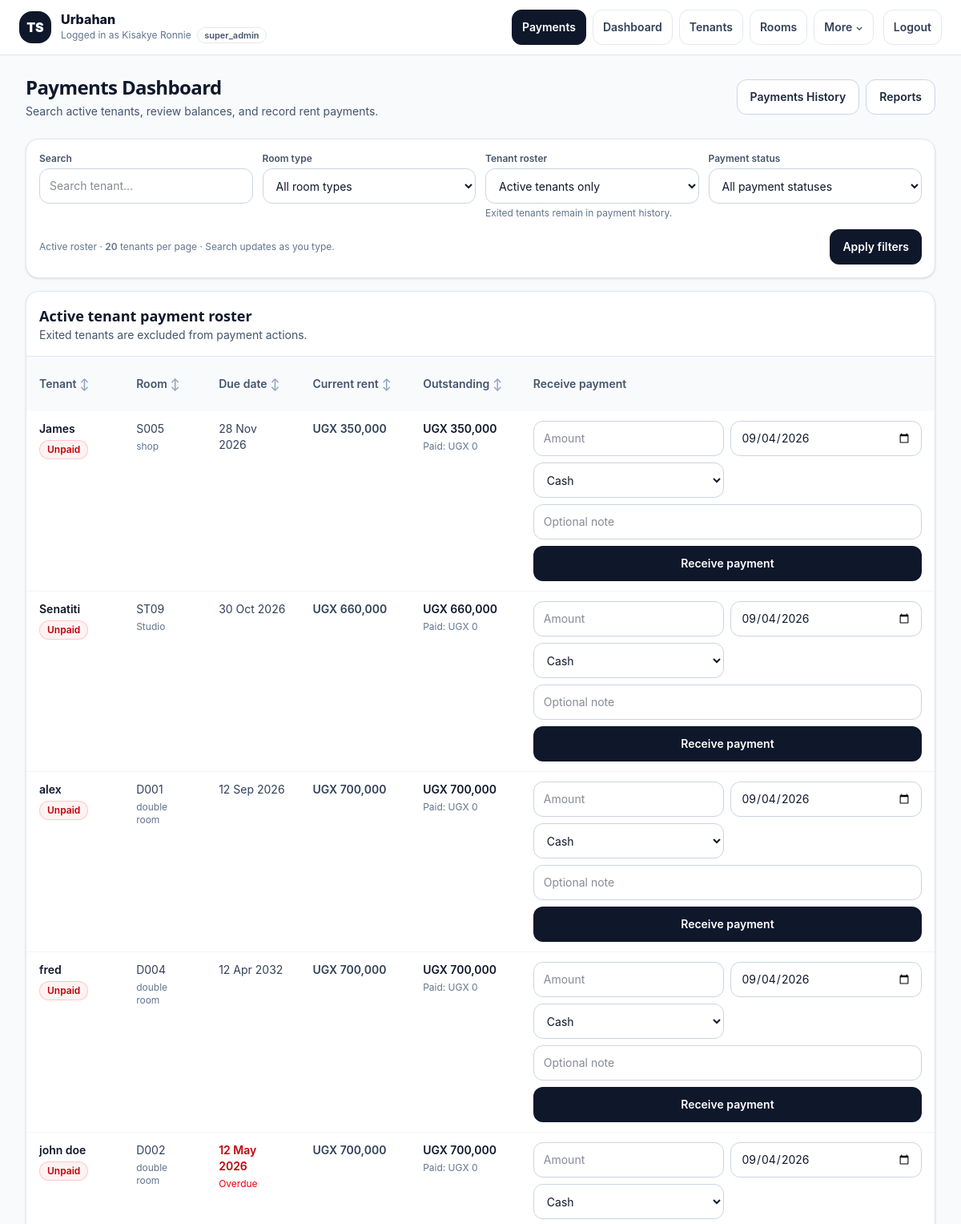
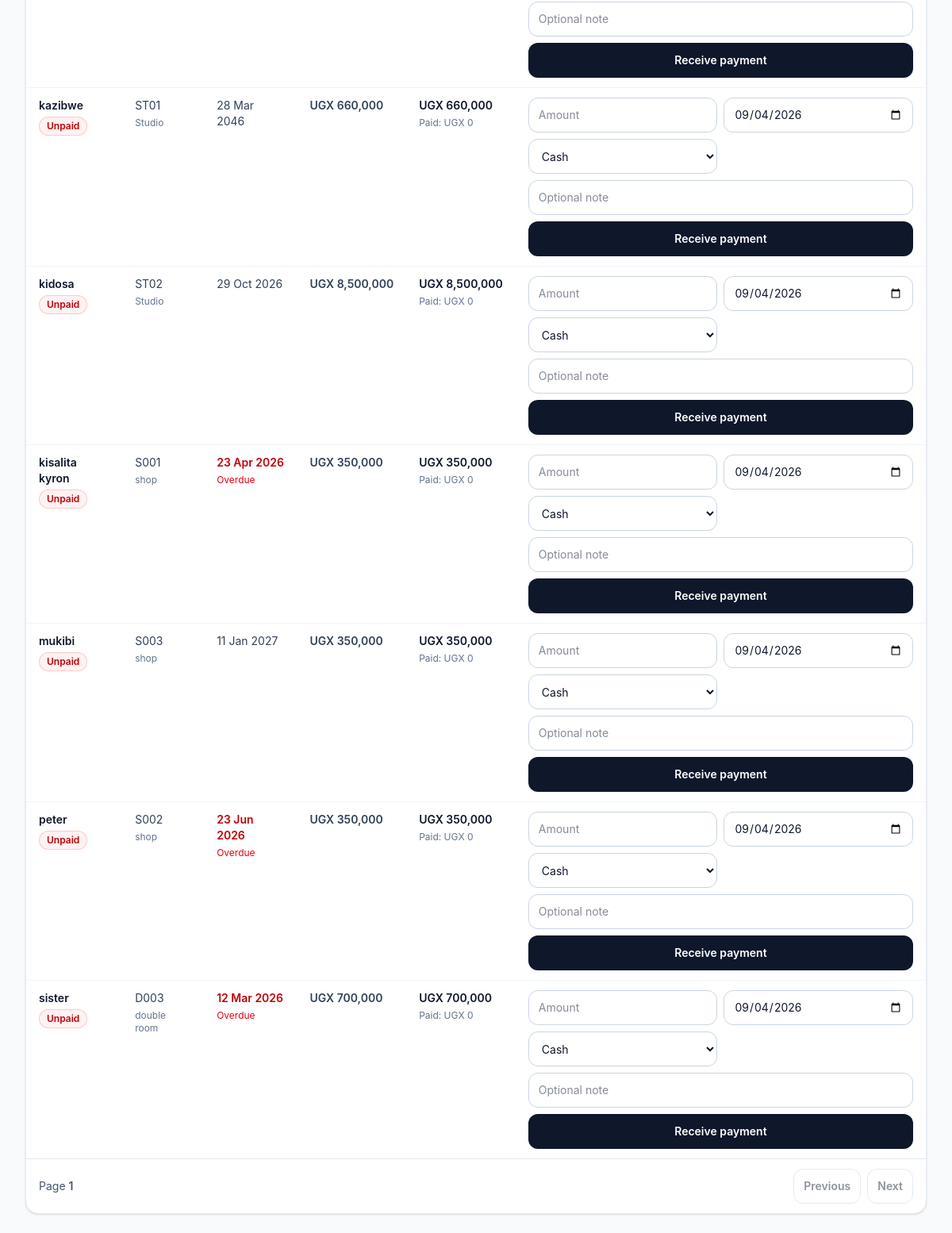
/public/payments.php (signed in), run on an earlier commit of the app's database (2 pictures, top to bottom).
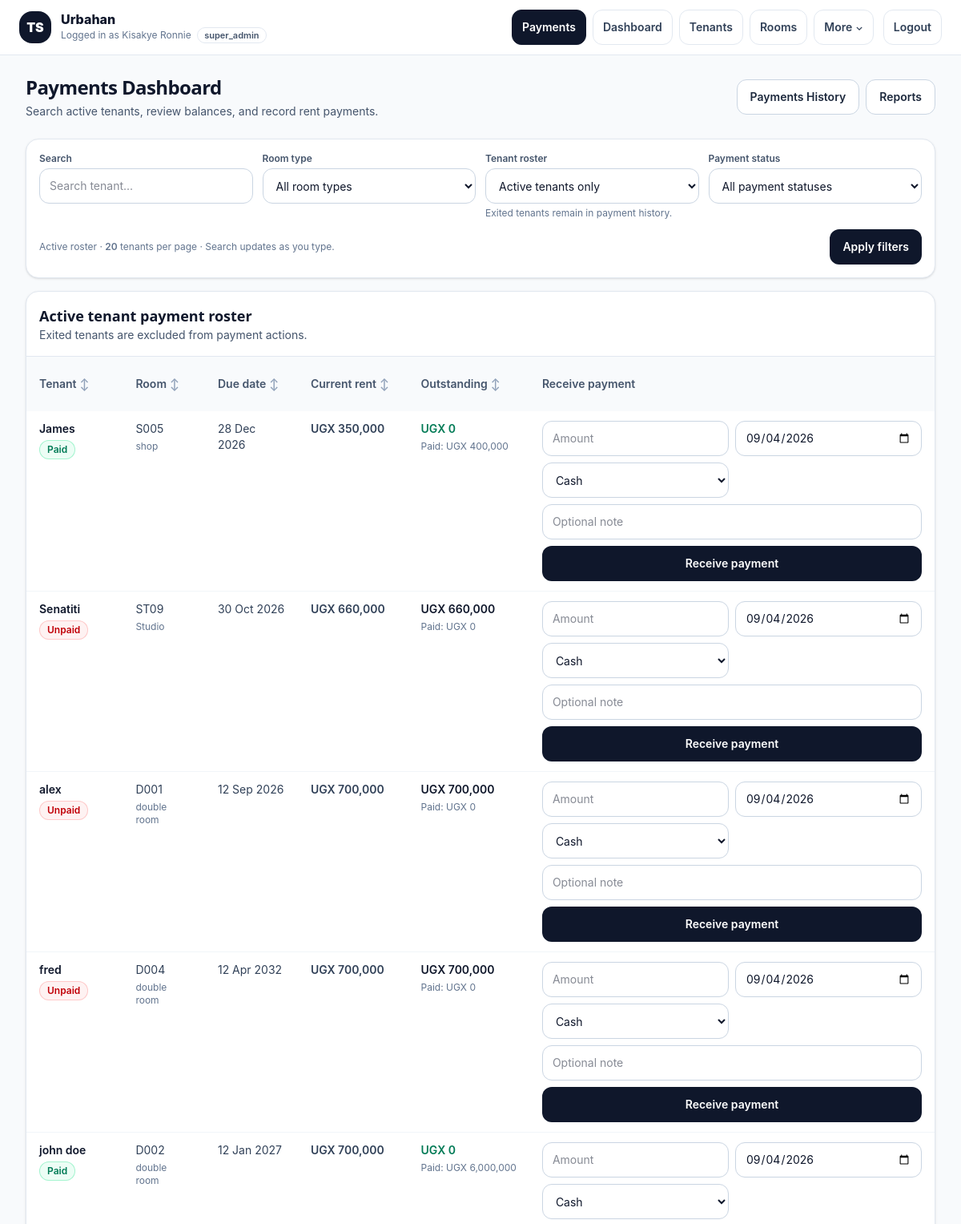
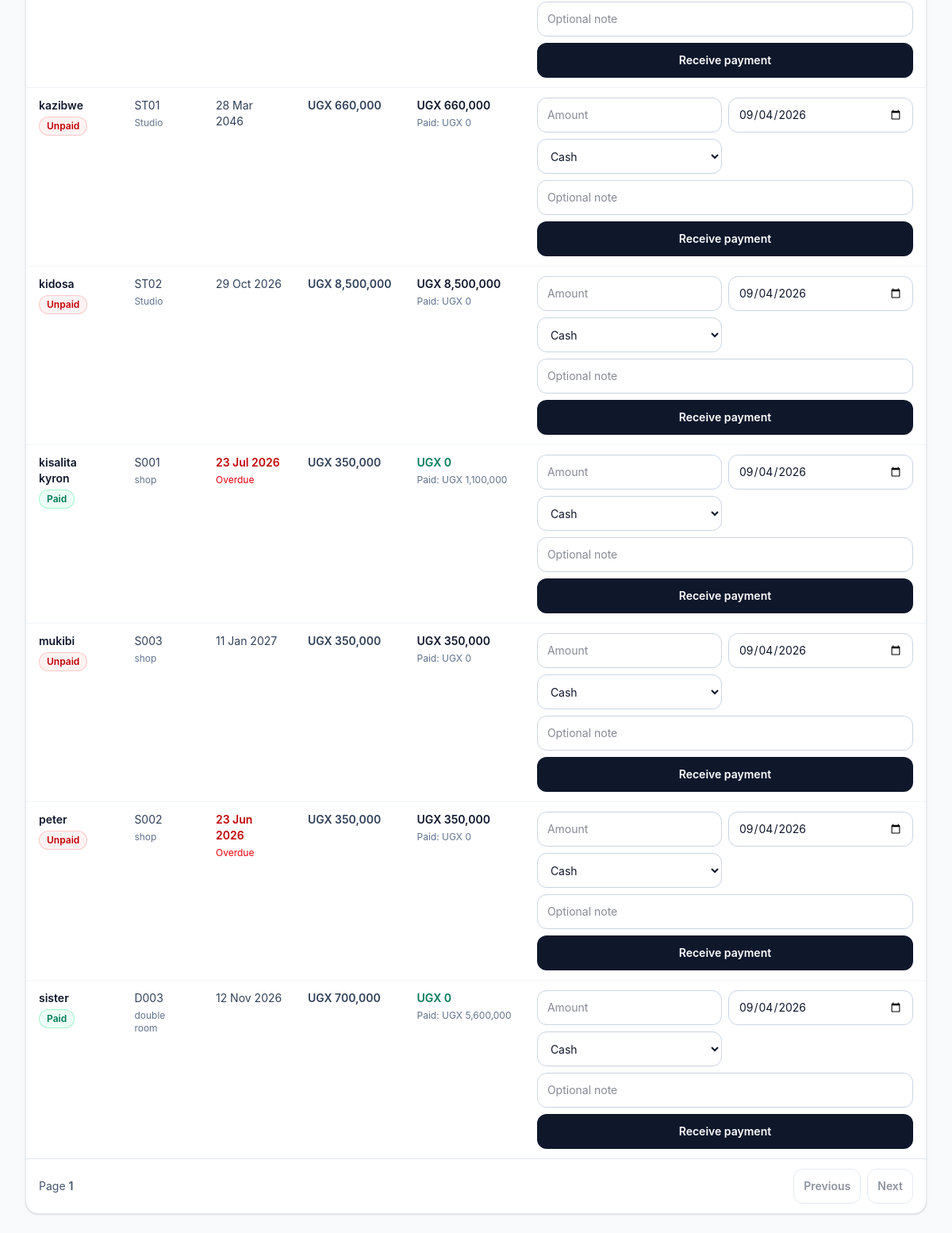
And on a later commit of the database (2 pictures, top to bottom).
### tables this page shows
CREATE TABLE "tenants" (
    id INTEGER PRIMARY KEY AUTOINCREMENT,

    admin_id INTEGER NOT NULL,
    room_id INTEGER,

    full_name TEXT NOT NULL,
    phone TEXT,
    email TEXT,

    move_in_date DATE,
    exit_date DATE,

    status TEXT DEFAULT 'active',

    rent_due_date DATE,
    rent_due_day INTEGER,
    monthly_rent REAL,

    created_at DATETIME,
    updated_at DATETIME
);

### core/helpers.php (called while the page is built, shortened)
<?php
if (!function_exists('e')) {
    function e($v): string
    {
        return htmlspecialchars((string)($v ?? ''), ENT_QUOTES | ENT_SUBSTITUTE, 'UTF-8');
    }
}
if (!function_exists('current_admin_id')) {
    function current_admin_id(): int
    {
        if (isset($_SESSION['admin']['id'])) {
            return (int)$_SESSION['admin']['id'];
        }
        return (int)($_SESSION['admin_id'] ?? 0);
    }
}
?>

### public/tenant_filter.php (called while the page is built, shortened)
<?php
function getFilteredTenants(PDO $pdo, int $admin_id, array $params): array
{
    $month = date('Y-m');
    $search = isset($params['search']) && is_scalar($params['search'])
        ? trim((string)$params['search'])
        : '';
    $roomType = isset($params['room_type']) && is_scalar($params['room_type'])
        ? trim((string)$params['room_type'])
        : '';
    $tenantStatus = isset($params['tenant_status']) && is_scalar($params['tenant_status'])
        ? strtolower(trim((string)$params['tenant_status']))
        : '';
    $paymentStatus = isset($params['payment_status']) && is_scalar($params['payment_status'])
        ? strtolower(trim((string)$params['payment_status']))
        : '';
    $tenantId = isset($params['tenant_id']) && is_scalar($params['tenant_id'])
        ? filter_var($params['tenant_id'], FILTER_VALIDATE_INT)
        : false;
    $tenantId = $tenantId === false ? 0 : max(0, (int)$tenantId);
    $limit = isset($params['limit']) && is_scalar($params['limit'])
        ? (int)$params['limit']
        : 10;
    $offset = isset($params['offset']) && is_scalar($params['offset'])
        ? (int)$params['offset']
        : 0;
    $sortOrder = isset($params['sort_order']) && is_scalar($params['sort_order'])
        && strtoupper((string)$params['sort_order']) === 'DESC'
        ? 'DESC'
        : 'ASC';
    $sortMap = [
        'full_name'              => 't.full_name',
        'room_number'            => 'r.room_number',
        'rent_due_date'          => 't.rent_due_date',
        'monthly_rent_effective' => 'monthly_rent_effective',
        'paid_this_month'        => 'paid_this_month',
        'outstanding_balance'    => 'outstanding_balance',
        'status'                 => 't.status',
    ];
    $sortKey = isset($params['sort_by']) && is_scalar($params['sort_by'])
        ? (string)$params['sort_by']
        : 'full_name';
    $sortExpr = $sortMap[$sortKey] ?? 't.full_name';
    $rentExpression = "COALESCE(
        NULLIF(t.monthly_rent, 0),
        NULLIF(r.monthly_rent, 0),
        rt.default_monthly_rent,
        0
    )";
    $sql = "
        SELECT
            t.id,
            t.full_name,
            t.phone,
            t.rent_due_date,
            t.status,
            t.exit_date,
            r.room_number,
            rt.name AS room_type,
            {$rentExpression} AS monthly_rent_effective,
            COALESCE(SUM(p.amount), 0) AS paid_this_month,
            MAX(
                0,
                {$rentExpression} - COALESCE(SUM(p.amount), 0)
            ) AS outstanding_balance
        FROM tenants t
        LEFT JOIN rooms r
            ON r.id = t.room_id
        LEFT JOIN room_types rt
            ON rt.id = r.room_type_id
        LEFT JOIN payments p
            ON p.tenant_id = t.id
            AND p.admin_id = :payment_admin_id
            AND strftime('%Y-%m', p.payment_date) = :month
        WHERE t.admin_id = :admin_id
    ";
    $bind = [
        ':admin_id'         => $admin_id,
        ':payment_admin_id' => $admin_id,
        ':month'            => $month,
    ];
    $includeExited = filter_var($params['include_exited'] ?? false, FILTER_VALIDATE_BOOLEAN);
    if (!$includeExited) {
        $sql .= "
            AND LOWER(COALESCE(t.status, '')) = 'active'
            AND t.exit_date IS NULL
        ";
    } elseif (in_array($tenantStatus, ['active', 'inactive', 'exited'], true)) {
        $sql .= " AND LOWER(COALESCE(t.status, '')) = :tenant_status ";
        $bind[':tenant_status'] = $tenantStatus;
    }
    $sql .= "
        GROUP BY
            t.id,
            t.full_name,
            t.phone,
            t.rent_due_date,
            t.status,
            t.exit_date,
            t.monthly_rent,
            r.room_number,
            r.monthly_rent,
            rt.name,
            rt.default_monthly_rent
    ";
    $sql .= " ORDER BY {$sortExpr} {$sortOrder}, t.id ASC LIMIT :limit OFFSET :offset ";
    $stmt = $pdo->prepare($sql);
    $stmt->bindValue(':admin_id', $bind[':admin_id'], PDO::PARAM_INT);
    $stmt->bindValue(':payment_admin_id', $bind[':payment_admin_id'], PDO::PARAM_INT);
    $stmt->bindValue(':month', $bind[':month'], PDO::PARAM_STR);
    foreach ($bind as $key => $value) {
        if (in_array($key, [':admin_id', ':payment_admin_id', ':month'], true)) {
            continue;
        }
        $stmt->bindValue($key, $value);
    }
    $stmt->bindValue(':limit', $limit, PDO::PARAM_INT);
    $stmt->bindValue(':offset', $offset, PDO::PARAM_INT);
    $stmt->execute();
    $rows = $stmt->fetchAll(PDO::FETCH_ASSOC) ?: [];
    foreach ($rows as &$tenant) {
        $tenant['monthly_rent_effective'] = (float)($tenant['monthly_rent_effective'] ?? 0);
        $tenant['paid_this_month'] = (float)($tenant['paid_this_month'] ?? 0);
    }
    return $rows;
}

### public/partials/payment_tenant_rows.php (the view, shortened to what the rows shown need)
<?php
if (!function_exists('paymentChip')) {
    function paymentChip(string $label, string $tone): string
    {
        $map = [
            'slate' => 'bg-slate-100 text-slate-700 ring-slate-200',
            'red'   => 'bg-red-50 text-red-700 ring-red-200',
            'green' => 'bg-emerald-50 text-emerald-700 ring-emerald-200',
            'amber' => 'bg-amber-50 text-amber-700 ring-amber-200',
            'blue'  => 'bg-sky-50 text-sky-700 ring-sky-200',
        ];
        $classes = $map[$tone] ?? $map['slate'];
        return '<span class="inline-flex items-center rounded-full px-2.5 py-1 text-xs font-semibold ring-1 ring-inset ' . $classes . '">' . e($label) . '</span>';
    }
}
$tenants = $tenants ?? [];
$paymentFormData = $paymentFormData ?? [];
$paymentActionQuery = $paymentActionQuery ?? [];
$paymentAction = 'payments.php';
if ($paymentActionQuery) {
    $paymentAction .= '?' . http_build_query($paymentActionQuery);
}
$today = date('Y-m-d');
$postedTenantId = (int)($paymentFormData['tenant_id'] ?? 0);
?>
<?php foreach ($tenants as $tenant): ?>
  <?php
    $tenantId = (int)($tenant['id'] ?? 0);
    $tenantName = (string)($tenant['full_name'] ?? '');
    $dueRaw = (string)($tenant['rent_due_date'] ?? '');
    $dueTimestamp = $dueRaw !== '' ? strtotime($dueRaw) : false;
    $isOverdue = $dueTimestamp !== false && $dueTimestamp < strtotime($today);
    $rent = (float)($tenant['monthly_rent_effective'] ?? 0);
    $paid = (float)($tenant['paid_this_month'] ?? 0);
    $outstanding = (float)($tenant['outstanding_balance'] ?? 0);
    if ($rent <= 0) {
        $statusChip = paymentChip('Rent missing', 'red');
    } elseif ($outstanding <= 0.00001) {
        $statusChip = paymentChip('Paid', 'green');
    } elseif ($paid > 0) {
        $statusChip = paymentChip('Partial', 'amber');
    } else {
        $statusChip = paymentChip('Unpaid', 'red');
    }
    $isPostedTenant = $postedTenantId === $tenantId;
    $amountValue = $isPostedTenant ? (string)($paymentFormData['amount'] ?? '') : '';
    $dateValue = $isPostedTenant
        ? (string)($paymentFormData['payment_date'] ?? $today)
        : $today;
    $methodValue = $isPostedTenant
        ? (string)($paymentFormData['method'] ?? 'cash')
        : 'cash';
    $noteValue = $isPostedTenant ? (string)($paymentFormData['note'] ?? '') : '';
  ?>
  <tr class="align-top hover:bg-slate-50">
    <td class="px-4 py-3">
      <div class="font-semibold text-slate-900"><?= e($tenantName) ?></div>
      <div class="mt-1"><?= $statusChip ?></div>
    </td>
    <td class="px-4 py-3 text-slate-700">
      <?= e($tenant['room_number'] ?? '-') ?>
      <?php if (!empty($tenant['room_type'])): ?>
        <div class="mt-1 text-xs text-slate-500"><?= e($tenant['room_type']) ?></div>
      <?php endif; ?>
    </td>
    <td class="px-4 py-3">
      <div class="<?= $isOverdue ? 'font-semibold text-red-700' : 'text-slate-700' ?>">
        <?= e($dueTimestamp !== false ? date('d M Y', $dueTimestamp) : '—') ?>
      </div>
      <?php if ($isOverdue): ?>
        <div class="mt-1 text-xs text-red-600">Overdue</div>
      <?php endif; ?>
    </td>
    <td class="px-4 py-3 whitespace-nowrap font-semibold text-slate-700">
      UGX <?= e(number_format($rent, 0)) ?>
    </td>
    <td class="px-4 py-3 whitespace-nowrap">
      <div class="font-semibold <?= $outstanding > 0 ? 'text-slate-900' : 'text-emerald-700' ?>">
        UGX <?= e(number_format($outstanding, 0)) ?>
      </div>
      <div class="mt-1 text-xs text-slate-500">Paid: UGX <?= e(number_format($paid, 0)) ?></div>
    </td>
    <td class="px-4 py-3">
      <form method="post" action="<?= e($paymentAction) ?>" class="flex min-w-[520px] flex-col gap-2 lg:min-w-0" data-payment-form>
        <div class="grid grid-cols-1 gap-2 sm:grid-cols-2 xl:grid-cols-5">
          <div>
            <input
              id="payment_amount_<?= $tenantId ?>"
              type="number"
              name="amount"
              min="0.01"
              step="0.01"
              inputmode="decimal"
              required
              value="<?= e($amountValue) ?>"
              placeholder="Amount"
              class="min-h-11 w-full rounded-xl border border-slate-300 bg-white px-3 py-2 text-sm outline-none transition focus:border-slate-500 focus:ring-2 focus:ring-slate-200"
            >
          </div>
          <div>
            <input
              id="payment_date_<?= $tenantId ?>"
              type="date"
              name="payment_date"
              value="<?= e($dateValue) ?>"
              required
              class="min-h-11 w-full rounded-xl border border-slate-300 bg-white px-3 py-2 text-sm outline-none transition focus:border-slate-500 focus:ring-2 focus:ring-slate-200"
            >
          </div>
          <div>
            <select
              id="payment_method_<?= $tenantId ?>"
              name="method"
              class="min-h-11 w-full rounded-xl border border-slate-300 bg-white px-3 py-2 text-sm outline-none transition focus:border-slate-500 focus:ring-2 focus:ring-slate-200"
            >
              <option value="cash" <?= $methodValue === 'cash' ? 'selected' : '' ?>>Cash</option>
            </select>
          </div>
          <div class="sm:col-span-2 xl:col-span-2">
            <input
              id="payment_note_<?= $tenantId ?>"
              type="text"
              name="note"
              maxlength="160"
              value="<?= e($noteValue) ?>"
              placeholder="Optional note"
              class="min-h-11 w-full rounded-xl border border-slate-300 bg-white px-3 py-2 text-sm outline-none transition focus:border-slate-500 focus:ring-2 focus:ring-slate-200"
            >
          </div>
        </div>
        <button
          type="submit"
          name="receive_payment"
          value="1"
          data-payment-submit
          data-submitting-label="Saving…"
          class="inline-flex min-h-11 w-full items-center justify-center rounded-xl bg-slate-900 px-4 py-2 text-sm font-semibold text-white transition hover:bg-slate-800 focus-visible:outline-2 focus-visible:outline-offset-2 focus-visible:outline-slate-900 disabled:cursor-not-allowed disabled:opacity-60 sm:w-auto"
        >
          Receive payment
        </button>
      </form>
    </td>
  </tr>
<?php endforeach; ?>

What changed in the data, as far as the page shows it:
changed tenants "James": label "Unpaid" → "Paid"; rent_due_date "28 Nov 2026" → "28 Dec 2026"; outstanding "350,000" → "0"; paid "0" → "400,000"
changed tenants "john doe": label "Unpaid" → "Paid"; rent_due_date "12 May 2026" → "12 Jan 2027"; outstanding "700,000" → "0"; paid "0" → "6,000,000"; no longer shows "Overdue"
changed tenants "kisalita kyron": label "Unpaid" → "Paid"; rent_due_date "23 Apr 2026" → "23 Jul 2026"; outstanding "350,000" → "0"; paid "0" → "1,100,000"
changed tenants "sister": label "Unpaid" → "Paid"; rent_due_date "12 Mar 2026" → "12 Nov 2026"; outstanding "700,000" → "0"; paid "0" → "5,600,000"; no longer shows "Overdue"
